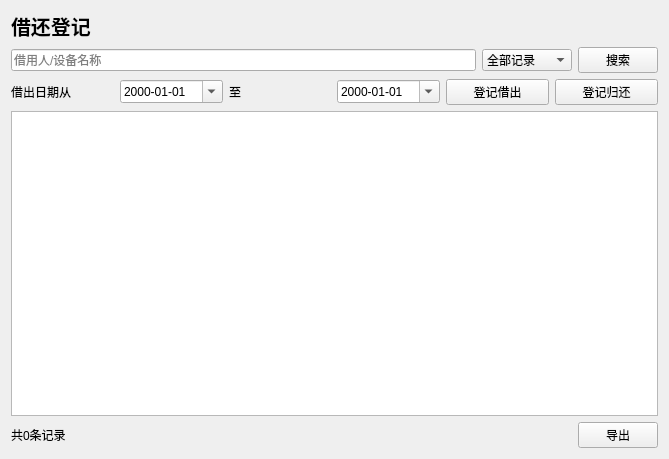
<?xml version="1.0" encoding="UTF-8"?>
<ui version="4.0">
 <class>BorrowPage</class>
 <widget class="QWidget" name="BorrowPage">
  <property name="geometry">
   <rect>
    <x>0</x>
    <y>0</y>
    <width>669</width>
    <height>459</height>
   </rect>
  </property>
  <property name="windowTitle">
   <string>BorrowPage</string>
  </property>
  <layout class="QGridLayout" name="gridLayout">
   <item row="0" column="0">
    <widget class="QLabel" name="label">
     <property name="font">
      <font>
       <pointsize>15</pointsize>
       <bold>true</bold>
      </font>
     </property>
     <property name="text">
      <string>借还登记</string>
     </property>
    </widget>
   </item>
   <item row="1" column="0">
    <layout class="QHBoxLayout" name="horizontalLayout">
     <item>
      <widget class="QLineEdit" name="edit_keyword">
       <property name="placeholderText">
        <string>借用人/设备名称</string>
       </property>
      </widget>
     </item>
     <item>
      <widget class="QComboBox" name="combo_status">
       <item>
        <property name="text">
         <string>全部记录</string>
        </property>
       </item>
       <item>
        <property name="text">
         <string>未归还记录</string>
        </property>
       </item>
       <item>
        <property name="text">
         <string>已归还记录</string>
        </property>
       </item>
      </widget>
     </item>
     <item>
      <widget class="QPushButton" name="btn_search">
       <property name="text">
        <string>搜索</string>
       </property>
      </widget>
     </item>
    </layout>
   </item>
   <item row="2" column="0">
    <layout class="QHBoxLayout" name="horizontalLayout_2">
     <item>
      <widget class="QLabel" name="label_from">
       <property name="text">
        <string>借出日期从</string>
       </property>
      </widget>
     </item>
     <item>
      <widget class="QDateEdit" name="date_from">
       <property name="displayFormat">
        <string>yyyy-MM-dd</string>
       </property>
       <property name="calendarPopup">
        <bool>true</bool>
       </property>
      </widget>
     </item>
     <item>
      <widget class="QLabel" name="label_to">
       <property name="text">
        <string>至</string>
       </property>
      </widget>
     </item>
     <item>
      <widget class="QDateEdit" name="date_to">
       <property name="displayFormat">
        <string>yyyy-MM-dd</string>
       </property>
       <property name="calendarPopup">
        <bool>true</bool>
       </property>
      </widget>
     </item>
     <item>
      <widget class="QPushButton" name="btn_borrow">
       <property name="text">
        <string>登记借出</string>
       </property>
      </widget>
     </item>
     <item>
      <widget class="QPushButton" name="btn_return">
       <property name="text">
        <string>登记归还</string>
       </property>
      </widget>
     </item>
    </layout>
   </item>
   <item row="3" column="0">
    <widget class="QTableView" name="tableView">
     <property name="alternatingRowColors">
      <bool>true</bool>
     </property>
     <property name="selectionBehavior">
      <enum>QAbstractItemView::SelectRows</enum>
     </property>
    </widget>
   </item>
   <item row="4" column="0">
    <layout class="QHBoxLayout" name="horizontalLayout_3">
     <item>
      <widget class="QLabel" name="label_count">
       <property name="text">
        <string>共0条记录</string>
       </property>
      </widget>
     </item>
     <item>
      <spacer name="horizontalSpacer">
       <property name="orientation">
        <enum>Qt::Horizontal</enum>
       </property>
       <property name="sizeHint" stdset="0">
        <size>
         <width>40</width>
         <height>20</height>
        </size>
       </property>
      </spacer>
     </item>
     <item>
      <widget class="QPushButton" name="btn_export_borrow">
       <property name="text">
        <string>导出</string>
       </property>
      </widget>
     </item>
    </layout>
   </item>
  </layout>
 </widget>
 <layoutdefault spacing="6" margin="11"/>
 <resources/>
 <connections/>
</ui>
